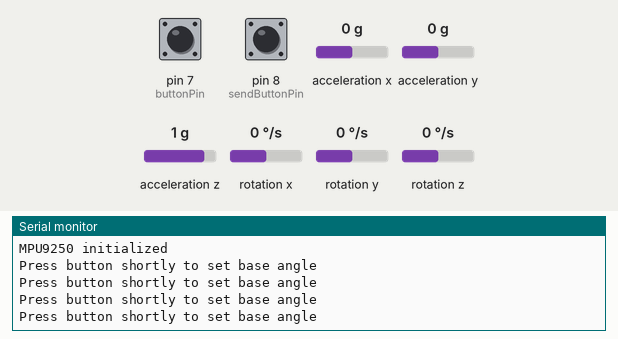
Bench run of a sketch on a simulated Arduino Uno, built with avr-gcc and run on an emulated ATmega328P. Parts: the last lines printed to the serial monitor. The test bench sets the inputs (shaded band); at power-on: pin 7 (buttonPin) HIGH, acceleration x 0 g, acceleration y 0 g, acceleration z 1 g, pin 8 (sendButtonPin) HIGH, rotation x 0 °/s, rotation y 0 °/s, rotation z 0 °/s.

Above: at 1.8 s.
1.9 s: pin 7 (buttonPin) pulled LOW for 0.6 s
At 2.9 s:
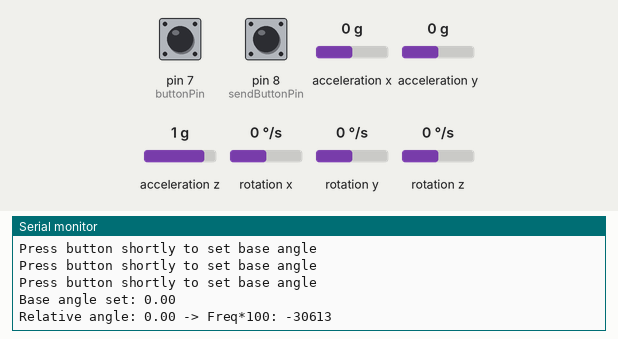
4.0 s: acceleration x set to -1.4 g
At 4.4 s:
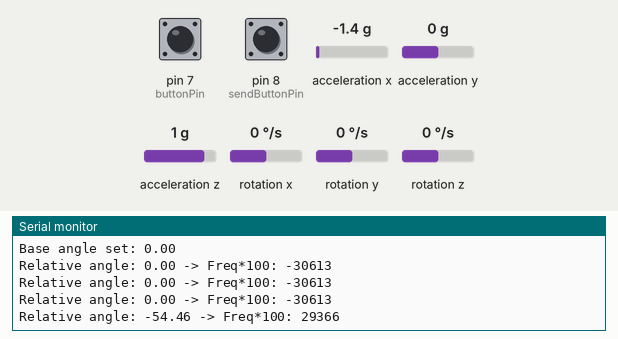
5.5 s: acceleration y set to -1.4 g
At 5.9 s:
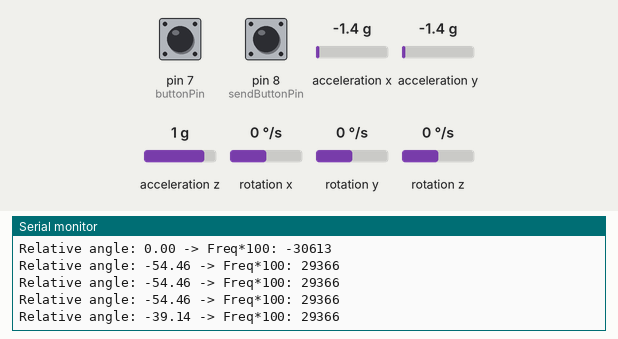
7.0 s: pin 7 (buttonPin) pulled LOW for 1 s
At 8.5 s:
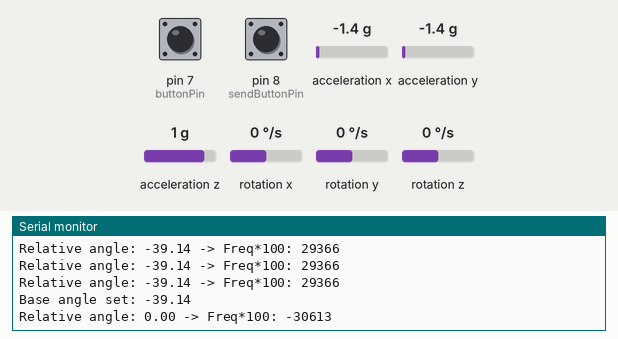
9.5 s: acceleration z set to -1.4 g
At 10.0 s:
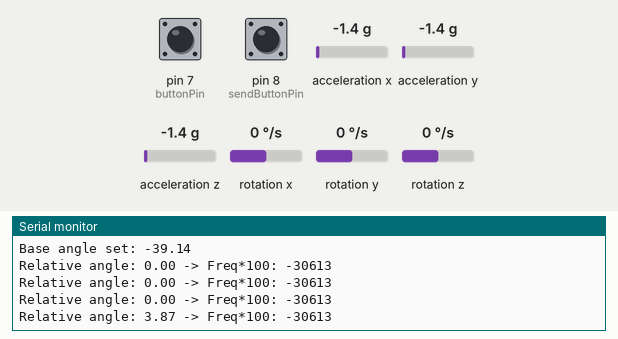
Timing chart, 0 to 12.0 s (numbered marks = the images above; inputs shaded):
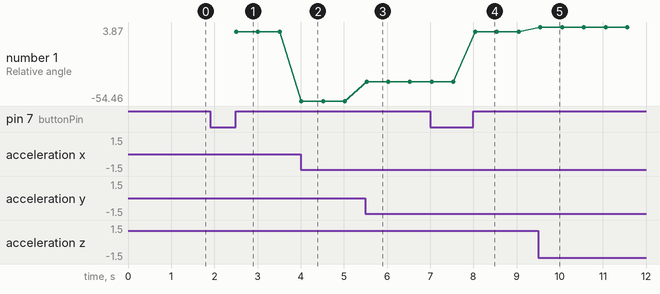

Measured:
- after the input at 1.9 s, the serial monitor: prints a new line after 0.60 s (image 1)
- after the input at 4.0 s, the serial monitor: prints a new line at once (image 2)
- after the input at 5.5 s, the serial monitor: prints a new line at once (image 3)
- after the input at 7.0 s, the serial monitor: prints a new line after 1.0 s (image 4)
- after the input at 9.5 s, the serial monitor: prints a new line after 0.05 s (image 5)
- plotted number 1: 0 → -54.46 after the input at 4.0 s, -54.46 → -39.14 after the input at 5.5 s, -39.14 → 0 after the input at 7.0 s, 0 → 3.87 after the input at 9.5 s

The sketch:

ksk_experiment_senser.ino
```cpp
#include <Wire.h>
#include <MPU9250_asukiaaa.h>
#include <SoftwareSerial.h>
#include <math.h>

MPU9250_asukiaaa mpu;
SoftwareSerial mySerial(3, 2);  // ソフトウェアシリアル：TX=3, RX=2

const int numNotes = 8;
const float notes[numNotes] = {261.63, 293.66, 329.63, 349.23,
                               392.00, 440.00, 493.88, 523.25};

const int buttonPin = 7;        // 基準セット・リセット用ボタン（プルアップ）
const int sendButtonPin = 8;    // ★送信専用ボタン（プルアップ）

bool buttonPressed = false;
unsigned long buttonPressStart = 0;
const unsigned long longPressDuration = 5000;  // 長押し5秒でリセット

float baseAngleX = 0;
bool baseSet = false;

// X軸回りの角度を計算（度）
float calculateAngleX() {
  mpu.accelUpdate();
  float ax = mpu.accelX();
  float ay = mpu.accelY();
  float az = mpu.accelZ();
  float angleX_rad = atan2(ax, sqrt(ay * ay + az * az));
  return angleX_rad * 180.0 / PI;
}

// 基準角度をセット
void setBaseAngle() {
  baseAngleX = calculateAngleX();
  baseSet = true;
  Serial.print("Base angle set: ");
  Serial.println(baseAngleX);
}

// 基準角度をリセット
void resetBaseAngle() {
  baseSet = false;
  Serial.println("Base angle reset");
}

// ボタン状態の処理（短押しで基準セット、長押しでリセット）
void handleButton() {
  int buttonState = digitalRead(buttonPin);

  if (buttonState == LOW) {  // ボタンが押されている
    if (!buttonPressed) {
      buttonPressed = true;
      buttonPressStart = millis();
    } else {
      if (millis() - buttonPressStart >= longPressDuration) {
        resetBaseAngle();
        buttonPressed = false;
        delay(500);  // チャタリング防止
        return;
      }
    }
  } else {  // ボタンが離された
    if (buttonPressed) {
      unsigned long pressDuration = millis() - buttonPressStart;
      buttonPressed = false;
      if (pressDuration < longPressDuration) {
        setBaseAngle();
      }
    }
  }
}

void setup() {
  Serial.begin(115200);
  Wire.begin();
  mySerial.begin(115200);

  pinMode(buttonPin, INPUT_PULLUP);
  pinMode(sendButtonPin, INPUT_PULLUP);  // ★送信ボタンの入力設定

  mpu.setWire(&Wire);
  mpu.beginAccel();
  mpu.beginGyro();
  mpu.beginMag();

  Serial.println("MPU9250 initialized");
}


void loop() {
  handleButton();

  if (!baseSet) {
    Serial.println("Press button shortly to set base angle");
    delay(500);
    return;
  }

  float angleX_deg = calculateAngleX();
  float relativeAngle = constrain(angleX_deg - baseAngleX, -90, 90);
  float normalized = (relativeAngle + 90.0) / 180.0;
  int index = (int)(normalized * (numNotes - 1));
  int freqScaled = (int)(notes[index] * 100);  // 小数点第2位まで保持

  Serial.print("Relative angle: ");
  Serial.print(relativeAngle, 2);
  Serial.print(" -> Freq*100: ");
  Serial.println(freqScaled);

  // ★送信ボタンが押されているときだけ送信
  if (digitalRead(sendButtonPin) == LOW) {
    char buf[8];
    sprintf(buf, "%05d\n", freqScaled);
    mySerial.print(buf);
  }

  delay(500);
}
```
